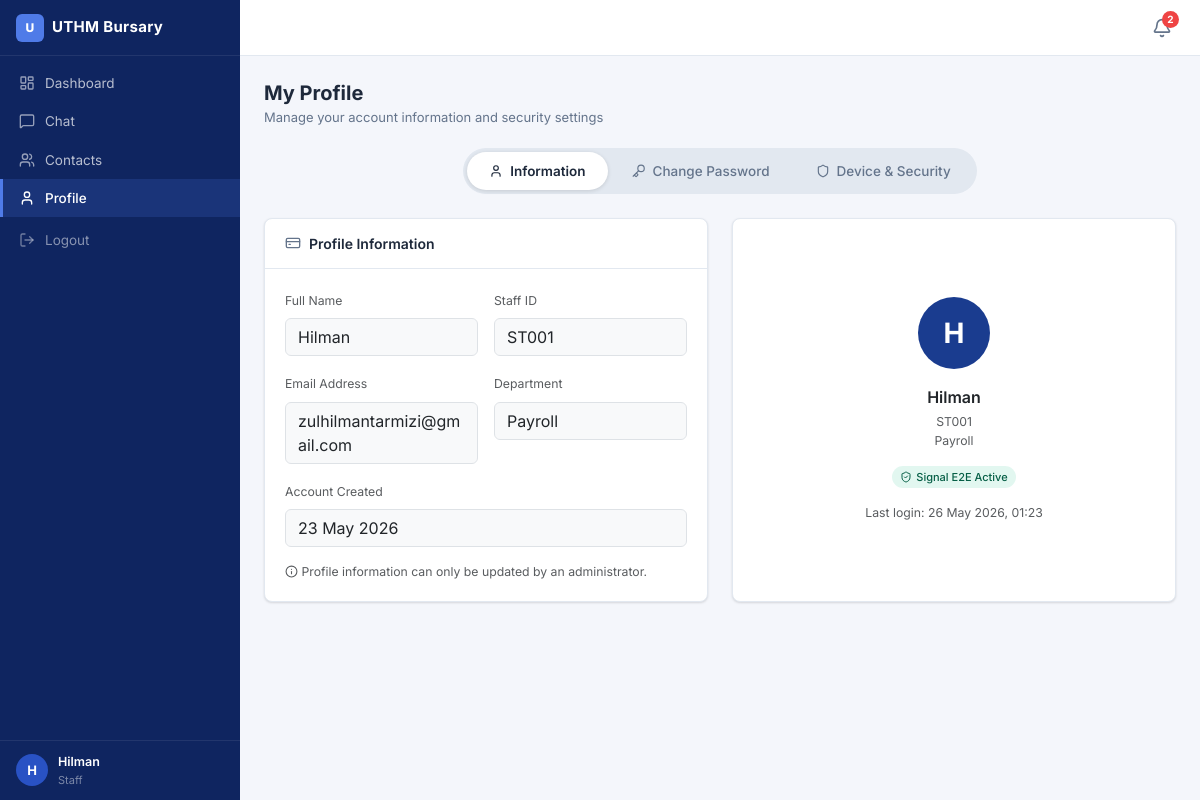
/staff/profile.php (signed in), run on the app's committed database.
### tables this page shows
CREATE TABLE `users` (
  `user_id` int NOT NULL,
  `name` varchar(100) NOT NULL,
  `email` varchar(120) NOT NULL,
  `password` varchar(255) NOT NULL,
  `role` enum('staff','admin') NOT NULL DEFAULT 'staff',
  `staff_id` varchar(50) DEFAULT NULL,
  `department` varchar(100) DEFAULT NULL,
  `status` enum('active','inactive') DEFAULT 'active',
  `created_at` timestamp NOT NULL DEFAULT CURRENT_TIMESTAMP,
  `ecdh_public_key` text,
  `ik_dh_public` mediumtext,
  `ik_sign_public` mediumtext,
  `spk_id` bigint UNSIGNED DEFAULT NULL,
  `spk_public` mediumtext,
  `spk_signature` text,
  `encrypted_ik_dh` mediumtext,
  `ik_dh_iv` varchar(200) DEFAULT NULL,
  `ik_dh_auth_tag` varchar(100) DEFAULT NULL,
  `encrypted_ik_sign` mediumtext,
  `ik_sign_iv` varchar(200) DEFAULT NULL,
  `ik_sign_auth_tag` varchar(100) DEFAULT NULL,
  `encrypted_private_key` text,
  `key_iv` varchar(64) DEFAULT NULL,
  `key_auth_tag` varchar(64) DEFAULT NULL,
  `key_hash` varchar(64) DEFAULT NULL,
  `password_change_required` tinyint(1) NOT NULL DEFAULT '0' COMMENT '1 = must change password on next login',
  `is_head_admin` tinyint(1) NOT NULL DEFAULT '0',
  `session_token` varchar(64) DEFAULT NULL COMMENT 'Current active session token — changes on every new login',
  `failed_login_attempts` int NOT NULL DEFAULT '0',
  `locked_until` datetime DEFAULT NULL
);

CREATE TABLE `audit_logs` (
  `log_id` int NOT NULL,
  `user_id` int NOT NULL,
  `action` varchar(255) NOT NULL,
  `details` text,
  `ip_address` varchar(45) DEFAULT NULL,
  `timestamp` timestamp NOT NULL DEFAULT CURRENT_TIMESTAMP
);

### staff/profile.php (the view, shortened to what this page needs)
<?php
require_once '../config/database.php';
$user_id = $_SESSION['user_id'];
$stmt = $pdo->prepare("
    SELECT user_id, name, email, staff_id, department,
           created_at, ecdh_public_key, key_hash,
           ik_dh_public, spk_id
    FROM users WHERE user_id = ?
");
$stmt->execute([$user_id]);
$user = $stmt->fetch(PDO::FETCH_ASSOC);
$stmt = $pdo->prepare("
    SELECT timestamp FROM audit_logs
    WHERE user_id = ? AND action = 'Login'
    ORDER BY timestamp DESC LIMIT 2
");
$stmt->execute([$user_id]);
$logins     = $stmt->fetchAll(PDO::FETCH_ASSOC);
$last_login = isset($logins[1]) ? $logins[1]['timestamp'] : ($logins[0]['timestamp'] ?? null);
$has_signal_keys = !empty($user['ik_dh_public']) && !empty($user['spk_id']);
include '../includes/header.php';
?>
<div class="page-header">
    <div>
        <h1>My Profile</h1>
        <div class="page-subtitle">Manage your account information and security settings</div>
    </div>
</div>
<div class="d-flex justify-content-center mb-4">
<div class="tab-pill" style="margin-bottom:0;">
    <button class="tab-pill-btn active" data-tab="tab-info" title="Information">
        <i data-lucide="user"></i>
        <span class="tab-full-label">Information</span>
    </button>
    <button class="tab-pill-btn" data-tab="tab-password" title="Change Password">
        <i data-lucide="key"></i>
        <span class="tab-full-label">Change Password</span>
    </button>
    <button class="tab-pill-btn" data-tab="tab-security" title="Device & Security">
        <i data-lucide="shield"></i>
        <span class="tab-full-label">Device & Security</span>
    </button>
</div>
</div>
<div class="tab-pane" id="tab-info">
    <div class="row g-4">
        <div class="col-md-6 order-2 order-md-1">
            <div class="card h-100">
                <div class="card-header">
                    <i data-lucide="credit-card"></i> Profile Information
                </div>
                <div class="card-body">
                    <div class="row g-3">
                        <div class="col-md-6">
                            <label class="form-label text-muted small">Full Name</label>
                            <div class="form-control bg-light"><?php echo htmlspecialchars($user['name']); ?></div>
                        </div>
                        <div class="col-md-6">
                            <label class="form-label text-muted small">Staff ID</label>
                            <div class="form-control bg-light"><?php echo htmlspecialchars($user['staff_id'] ?? '—'); ?></div>
                        </div>
                        <div class="col-md-6">
                            <label class="form-label text-muted small">Email Address</label>
                            <div class="form-control bg-light"><?php echo htmlspecialchars($user['email']); ?></div>
                        </div>
                        <div class="col-md-6">
                            <label class="form-label text-muted small">Department</label>
                            <div class="form-control bg-light"><?php echo htmlspecialchars($user['department'] ?? '—'); ?></div>
                        </div>
                        <div class="col-12">
                            <label class="form-label text-muted small">Account Created</label>
                            <div class="form-control bg-light"><?php echo date('d M Y', strtotime($user['created_at'])); ?></div>
                        </div>
                    </div>
                    <p class="text-muted small mt-3 mb-0">
                        <i data-lucide="info" style="width:13px;height:13px;vertical-align:-2px;"></i>
                        Profile information can only be updated by an administrator.
                    </p>
                </div>
            </div>
        </div>
        <div class="col-md-6 order-1 order-md-2">
            <div class="card h-100 text-center">
                <div class="card-body d-flex flex-column align-items-center justify-content-center py-4">
                    <div style="width:72px;height:72px;border-radius:50%;background:var(--primary);
                                color:#fff;display:flex;align-items:center;justify-content:center;
                                font-size:28px;font-weight:700;margin:0 auto 16px;">
                        <?php echo mb_strtoupper(mb_substr($user['name'], 0, 1)); ?>
                    </div>
                    <div class="fw-semibold" style="font-size:16px;"><?php echo htmlspecialchars($user['name']); ?></div>
                    <div class="text-muted small mt-1"><?php echo htmlspecialchars($user['staff_id'] ?? ''); ?></div>
                    <div class="text-muted small"><?php echo htmlspecialchars($user['department'] ?? ''); ?></div>
                    <div class="mt-3">
                        <?php if ($has_signal_keys): ?>
                            <span class="enc-badge enc-badge--signal">
                                <i data-lucide="shield-check" style="width:12px;height:12px;"></i>
                                Signal E2E Active
                            </span>
                        <?php endif; ?>
                    </div>
                    <div class="text-muted small mt-3">
                        Last login: <?php echo $last_login ? date('d M Y, H:i', strtotime($last_login)) : '—'; ?>
                    </div>
                </div>
            </div>
        </div>
    </div>
</div>
<?php include '../includes/footer.php'; ?>

### assets/css/theme.css (style rules this page uses)
:root { --primary: #1A3C8F; --primary-light: #2952C4; --primary-dark: #0F2560; --accent: #4F7BE8; --surface: #F4F6FB; --border: #E2E8F0; --text: #1E293B; --text-muted: #64748B; --white: #FFFFFF; --danger: #EF4444; --success: #10B981; --warning: #F59E0B; --info: #3B82F6; --sidebar-w: 240px; --topbar-h: 56px; --radius: 8px; --shadow: 0 1px 3px rgba(0,0,0,.08), 0 1px 2px rgba(0,0,0,.06); --shadow-md: 0 4px 6px rgba(0,0,0,.07), 0 2px 4px rgba(0,0,0,.06); }
*, *::before, *::after { box-sizing: border-box; }
body { font-family: 'Inter', system-ui, -apple-system, sans-serif; font-size: 14px; color: var(--text); background: var(--surface); margin: 0; padding: 0; }
.page-header { display: flex; align-items: flex-start; justify-content: space-between; margin-bottom: 20px; flex-wrap: wrap; gap: 12px; }
.page-header h1, .page-header h2 { font-size: 20px; font-weight: 700; color: var(--text); margin: 0; line-height: 1.3; }
.page-subtitle { font-size: 13px; color: var(--text-muted); margin-top: 2px; }
.card { background: var(--white); border: 1px solid var(--border); border-radius: var(--radius); box-shadow: var(--shadow); }
.card-header { padding: 14px 20px; border-bottom: 1px solid var(--border); font-weight: 600; font-size: 14px; color: var(--text); background: transparent; display: flex; align-items: center; gap: 8px; width: 100%; }
.card-header svg { width: 16px; height: 16px; color: var(--text-muted); }
.card-body { padding: 20px; }
.enc-badge { display: inline-flex; align-items: center; gap: 4px; padding: 3px 8px; border-radius: 999px; font-size: 11px; font-weight: 500; }
.enc-badge--signal { background: rgba(16,185,129,.12); color: #065f46; }
.tab-pill { display: inline-flex; background: #E2E8F0; border-radius: 999px; padding: 4px; gap: 2px; margin-bottom: 24px; }
.tab-pill-btn { border: none; background: none; border-radius: 999px; padding: 9px 22px; font-size: 13.5px; font-weight: 500; color: var(--text-muted); cursor: pointer; transition: background .18s, color .18s, box-shadow .18s; white-space: nowrap; display: inline-flex; align-items: center; gap: 7px; font-family: inherit; }
.tab-pill-btn svg { width: 14px; height: 14px; flex-shrink: 0; }
.tab-pill-btn.active { background: var(--white); color: var(--text); box-shadow: 0 1px 4px rgba(0,0,0,.13); font-weight: 600; }
.tab-full-label { display: inline; }

### data on the page
users: name "Hilman", staff "ST001", email "zulhilmantarmizi@gmail.com", department "Payroll", created_at "23 May 2026", name "H"
audit_logs: timestamp "26 May 2026, 01:23"

### other printed values
mb_strtoupper(mb_substr($_SESSION['name'], 0, 1)) "H"
$_SESSION['name'] "Hilman"
min($_notif_total, 99) "2"
